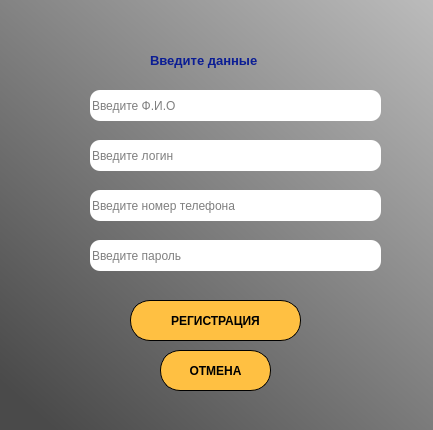
<?xml version="1.0" encoding="UTF-8"?>
<ui version="4.0">
 <class>RegistrWindow</class>
 <widget class="QMainWindow" name="RegistrWindow">
  <property name="geometry">
   <rect>
    <x>0</x>
    <y>0</y>
    <width>433</width>
    <height>430</height>
   </rect>
  </property>
  <property name="windowTitle">
   <string>MainWindow</string>
  </property>
  <widget class="QWidget" name="centralwidget">
   <widget class="QLabel" name="label">
    <property name="geometry">
     <rect>
      <x>0</x>
      <y>0</y>
      <width>561</width>
      <height>481</height>
     </rect>
    </property>
    <property name="styleSheet">
     <string notr="true">background-color: qlineargradient(spread:reflect, x1:0.0201244, y1:0.96, x2:1, y2:0, stop:0.0746269 rgba(74, 74, 74, 255), stop:0.950249 rgba(197, 197, 197, 255));</string>
    </property>
    <property name="text">
     <string/>
    </property>
   </widget>
   <widget class="QPushButton" name="registrBtn">
    <property name="geometry">
     <rect>
      <x>130</x>
      <y>300</y>
      <width>171</width>
      <height>41</height>
     </rect>
    </property>
    <property name="font">
     <font>
      <weight>75</weight>
      <bold>true</bold>
     </font>
    </property>
    <property name="styleSheet">
     <string notr="true">border-color: rgb(255, 249, 62);
border-radius: 20px;
background-color: rgb(255, 192, 66);
border: 1px solid #000000</string>
    </property>
    <property name="text">
     <string>РЕГИСТРАЦИЯ</string>
    </property>
   </widget>
   <widget class="QLineEdit" name="initialsEdit">
    <property name="geometry">
     <rect>
      <x>90</x>
      <y>90</y>
      <width>291</width>
      <height>31</height>
     </rect>
    </property>
    <property name="styleSheet">
     <string notr="true">border-radius: 10px;</string>
    </property>
    <property name="placeholderText">
     <string>Введите Ф.И.О</string>
    </property>
   </widget>
   <widget class="QLineEdit" name="logEdit">
    <property name="geometry">
     <rect>
      <x>90</x>
      <y>140</y>
      <width>291</width>
      <height>31</height>
     </rect>
    </property>
    <property name="styleSheet">
     <string notr="true">border-radius: 10px;</string>
    </property>
    <property name="placeholderText">
     <string>Введите логин</string>
    </property>
   </widget>
   <widget class="QLineEdit" name="passEdit">
    <property name="geometry">
     <rect>
      <x>90</x>
      <y>240</y>
      <width>291</width>
      <height>31</height>
     </rect>
    </property>
    <property name="styleSheet">
     <string notr="true">border-radius: 10px;</string>
    </property>
    <property name="maxLength">
     <number>32767</number>
    </property>
    <property name="placeholderText">
     <string>Введите пароль</string>
    </property>
   </widget>
   <widget class="QLabel" name="label_2">
    <property name="geometry">
     <rect>
      <x>50</x>
      <y>90</y>
      <width>31</width>
      <height>31</height>
     </rect>
    </property>
    <property name="text">
     <string/>
    </property>
    <property name="pixmap">
     <pixmap resource="../Icons/icons.qrc">:/icons/user_customer_man_14016.png</pixmap>
    </property>
    <property name="scaledContents">
     <bool>true</bool>
    </property>
   </widget>
   <widget class="QLabel" name="label_3">
    <property name="geometry">
     <rect>
      <x>50</x>
      <y>240</y>
      <width>31</width>
      <height>31</height>
     </rect>
    </property>
    <property name="text">
     <string/>
    </property>
    <property name="pixmap">
     <pixmap resource="../Icons/icons.qrc">:/icons/cslogin_104358.png</pixmap>
    </property>
    <property name="scaledContents">
     <bool>true</bool>
    </property>
   </widget>
   <widget class="QLabel" name="label_4">
    <property name="geometry">
     <rect>
      <x>50</x>
      <y>140</y>
      <width>31</width>
      <height>31</height>
     </rect>
    </property>
    <property name="text">
     <string/>
    </property>
    <property name="pixmap">
     <pixmap resource="../Icons/icons.qrc">:/icons/message_12953390.png</pixmap>
    </property>
    <property name="scaledContents">
     <bool>true</bool>
    </property>
   </widget>
   <widget class="QPushButton" name="cancelBtn">
    <property name="geometry">
     <rect>
      <x>160</x>
      <y>350</y>
      <width>111</width>
      <height>41</height>
     </rect>
    </property>
    <property name="font">
     <font>
      <weight>75</weight>
      <bold>true</bold>
     </font>
    </property>
    <property name="styleSheet">
     <string notr="true">border-color: rgb(255, 249, 62);
border-radius: 20px;
background-color: rgb(255, 192, 66);
border: 1px solid #000000</string>
    </property>
    <property name="text">
     <string>ОТМЕНА</string>
    </property>
   </widget>
   <widget class="QLabel" name="label_5">
    <property name="geometry">
     <rect>
      <x>150</x>
      <y>40</y>
      <width>151</width>
      <height>41</height>
     </rect>
    </property>
    <property name="font">
     <font>
      <pointsize>10</pointsize>
      <weight>75</weight>
      <bold>true</bold>
     </font>
    </property>
    <property name="styleSheet">
     <string notr="true">color: rgb(11, 29, 148);</string>
    </property>
    <property name="text">
     <string>Введите данные</string>
    </property>
   </widget>
   <widget class="QLineEdit" name="numberEdit">
    <property name="geometry">
     <rect>
      <x>90</x>
      <y>190</y>
      <width>291</width>
      <height>31</height>
     </rect>
    </property>
    <property name="styleSheet">
     <string notr="true">border-radius: 10px;</string>
    </property>
    <property name="maxLength">
     <number>12</number>
    </property>
    <property name="placeholderText">
     <string>Введите номер телефона</string>
    </property>
   </widget>
   <widget class="QLabel" name="label_6">
    <property name="geometry">
     <rect>
      <x>50</x>
      <y>190</y>
      <width>31</width>
      <height>31</height>
     </rect>
    </property>
    <property name="text">
     <string/>
    </property>
    <property name="pixmap">
     <pixmap resource="../Icons/icons.qrc">:/icons/calling_12550156.png</pixmap>
    </property>
    <property name="scaledContents">
     <bool>true</bool>
    </property>
   </widget>
   <widget class="QLabel" name="passLine">
    <property name="geometry">
     <rect>
      <x>90</x>
      <y>271</y>
      <width>331</width>
      <height>20</height>
     </rect>
    </property>
    <property name="styleSheet">
     <string notr="true">color: rgb(11, 29, 148);</string>
    </property>
    <property name="text">
     <string/>
    </property>
   </widget>
   <widget class="QLabel" name="logLine">
    <property name="geometry">
     <rect>
      <x>50</x>
      <y>170</y>
      <width>371</width>
      <height>21</height>
     </rect>
    </property>
    <property name="styleSheet">
     <string notr="true">color: rgb(11, 29, 148);</string>
    </property>
    <property name="text">
     <string/>
    </property>
   </widget>
   <widget class="QLabel" name="numberLine">
    <property name="geometry">
     <rect>
      <x>90</x>
      <y>220</y>
      <width>321</width>
      <height>16</height>
     </rect>
    </property>
    <property name="styleSheet">
     <string notr="true">color: rgb(11, 29, 148);</string>
    </property>
    <property name="text">
     <string/>
    </property>
   </widget>
   <widget class="QLabel" name="initialsLine">
    <property name="geometry">
     <rect>
      <x>100</x>
      <y>120</y>
      <width>331</width>
      <height>20</height>
     </rect>
    </property>
    <property name="styleSheet">
     <string notr="true">color: rgb(11, 29, 148);</string>
    </property>
    <property name="text">
     <string/>
    </property>
   </widget>
  </widget>
 </widget>
 <resources>
  <include location="../Icons/icons.qrc"/>
 </resources>
 <connections/>
</ui>
